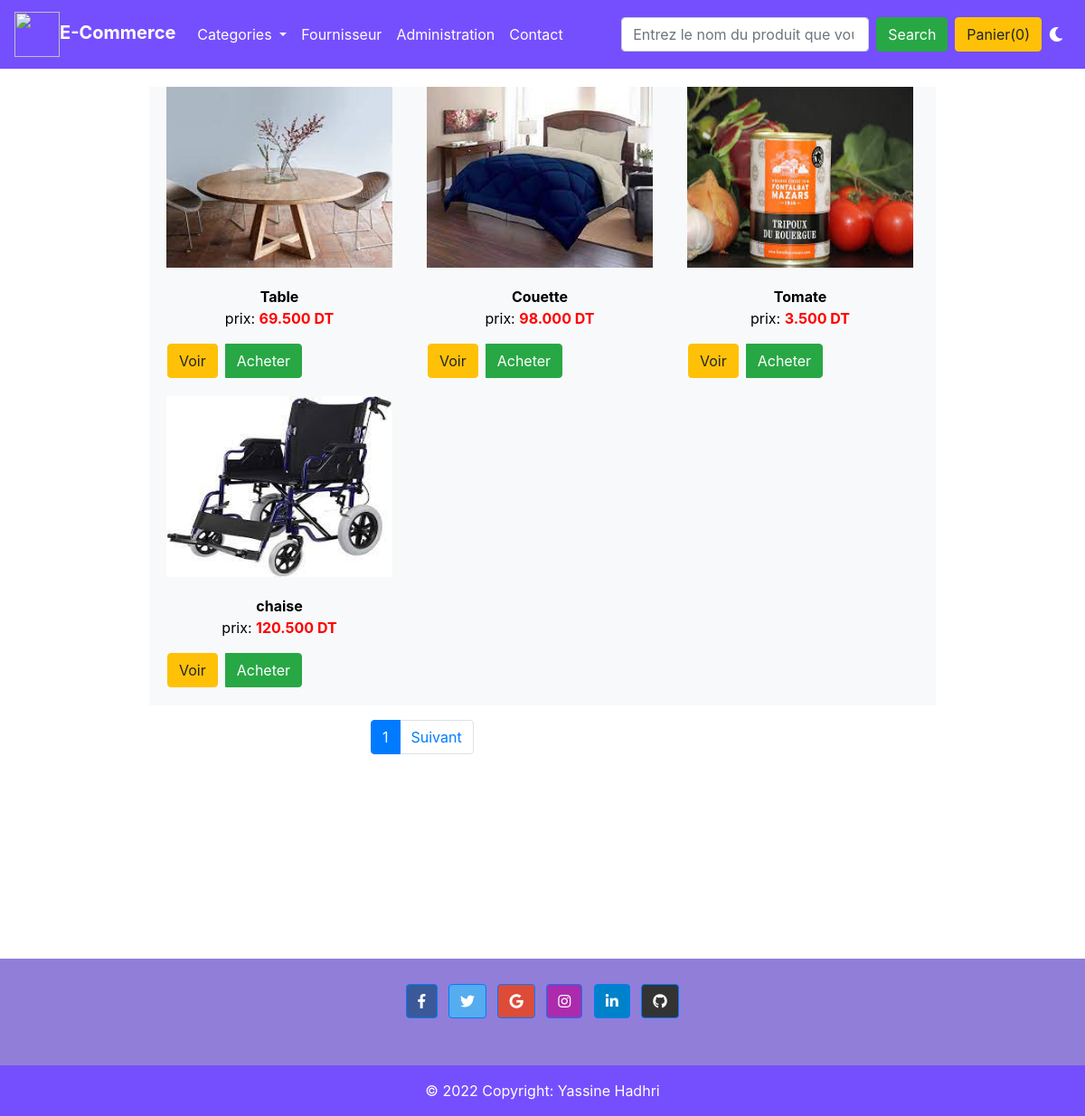
The app's page /magasin/ with its own data.
### magasin/models.py (models this page shows, shortened)
class Produit(models.Model):
    TYPE_CHOICES=[('Enf','Enfant'),('Ad','Adulte'),('tout','Tout le monde')]
    libelle=models.CharField(max_length=255)
    description=models.TextField()
    prix=models.DecimalField(max_digits=10,decimal_places=3,default=0.000)
    type=models.CharField(max_length=200,choices=TYPE_CHOICES,default='tout')
    img=models.ImageField(blank=True)
    categorie= models.ForeignKey('Categorie',on_delete=models.CASCADE,null=True)
    fournisseur=models.ForeignKey('Fournisseur', on_delete=models.CASCADE,null=True)

### magasin/views.py (the view)
# urls.py: path('',views.index),
def index(request):
    template=loader.get_template('magasin/search.html')
    products=Produit.objects.all()
    item_name = request.GET.get('item-name')
    if item_name !='' and item_name is not None:
        products = Produit.objects.filter(libelle__icontains=item_name)
    paginator = Paginator(products, 4)
    page = request.GET.get('page')
    products = paginator.get_page(page)
    return HttpResponse(template.render( { 'products':products} ))

### magasin/templates/magasin/search.html (shortened to what this page needs)
{% extends 'magasin/base.html' %}
{% block content %}
		<div id='products' style="text-align: center;margin-right: 15%;margin-left: 15%;margin-top: 20px;">
			<div class="row  bg-light">
				{% for product in products %}
				<div  id={{product.id}} style="text-align: center;  width: 18rem;">
					<img  src="{{product.img.url}}" style="height:200px ;width:250px" alt="Card image cap">
					<div class="card-body">
						<strong><p class="card-text">{{product.libelle}}</p></strong>
						<p >prix: <b style="color: red;">{{product.prix}} DT</b></p>
						<div class="d-flex justify-content-between align-items-center">
						  <div class="btn-group">
							<a href="{{ product.id }}"><button type="button" class="btn  btn-warning  mr-sm-2">Voir</button></a>
							<button type="button" id="{{ product.id }}" class="btn btn-success  mr-sm-2">Acheter</button>
						  </div>
						</div>
					  </div>
				</div>
				{% endfor %}
			</div>
		</div>
<div class="row mt-3">
	<div class="col-md-3 offset-md-4">
		<ul class="pagination">
				<li class="page-item active">
					<a class="page-link" href="?page={{ products.number }}">{{ products.number }}</a>
				</li>
			{% if products.has_next %}
				<li class="page-item">
					<a class="page-link" href="?page={{ products.next_page_number }}">Suivant</a>
				</li>
			{% endif %}
		</ul>
	</div>
</div>
{% endblock %}

### magasin/templates/magasin/base.html (shortened to what this page needs)
{% load static %}
<!doctype html>
<html lang="en">
<head>
  <link rel="stylesheet" href="https://maxcdn.bootstrapcdn.com/bootstrap/4.0.0/css/bootstrap.min.css"
>
</head>
<body>
<nav class="one-edge-shadow
  navbar navbar-light
  sticky-top navbar
  navbar-expand-lg
  text-white">
    <a class="navbar-brand ms-3 text-dark " href="/magasin">
    <link rel="stylesheet" href="https://use.fontawesome.com/releases/v5.7.0/css/all.css">
    <img src="https://www.freepnglogos.com/uploads/shopping-cart-png/shopping-cart-svg-png-icon-download-28.png" style="width:50px;height:50px;color:text-light;"><strong style="color:white;">E-Commerce</strong></a>
    <div class="collapse navbar-collapse" id="navbarSupportedContent">
      <ul class="navbar-nav mr-auto">
        <li class="nav-item dropdown">
          <a class="nav-link dropdown-toggle" style="color: white;" href="/magasin" id="navbarDropdownMenuLink" data-toggle="dropdown" aria-haspopup="true" aria-expanded="false">
            Categories<span class="sr-only">(current)</span>
          </a>
        </li>
        <li class="nav-item active">
          <a class="nav-link" style="color: white;" href="{% url 'ListeFourn' %}">Fournisseur <span class="sr-only">(current)</span></a>
        </li>
        <li class="nav-item active">
            <a class="nav-link"  style="color: white;" href="/admin">Administration <span class="sr-only">(current)</span></a>
        </li>
        <li class="nav-item active">
          <a class="nav-link"  style="color: white;" href="/contact">Contact <span class="sr-only">(current)</span></a>
      </li>
      </ul>
      <form class="form-inline ">
        <input class="form-control mr-sm-2" type="search" placeholder="Entrez le nom du produit que vous cherchez" name="item-name" aria-label="Search">
        <button class=" btn btn-success mr-sm-2" type="submit">Search</button>
        <button type="button"id="panier" class="btn btn-warning mr-sm-2"data-html="true" data-container="body" data-toggle="popover" data-placement="bottom" data-content="Vivamus
        sagittis lacus vel augue laoreet rutrum faucibus.">Panier(0)</button>
        <i class="fas fa-moon mr-sm-2" onclick="myFunction()"></i>
      </form>
    </div>
  </nav>
  {% block content %}{% endblock %}
  <footer class=" text-center text-white" style="background-color: #917ed8;    margin-top: 210px;  ">
    <div class="container p-4 pb-0">
      <section class="mb-4">
        <a
          class="btn btn-primary btn-floating m-1"
          style="background-color: #3b5998;"
          href="#!"
          role="button"
          ><i class="fab fa-facebook-f"></i
        ></a>
        <a
          class="btn btn-primary btn-floating m-1"
          style="background-color: #55acee;"
          href="#!"
          role="button"
          ><i class="fab fa-twitter"></i
        ></a>
        <a
          class="btn btn-primary btn-floating m-1"
          style="background-color: #dd4b39;"
          href="#!"
          role="button"
          ><i class="fab fa-google"></i
        ></a>
        <a
          class="btn btn-primary btn-floating m-1"
          style="background-color: #ac2bac;"
          href="#!"
          role="button"
          ><i class="fab fa-instagram"></i
        ></a>
        <a
          class="btn btn-primary btn-floating m-1"
          style="background-color: #0082ca;"
          href="#!"
          role="button"
          ><i class="fab fa-linkedin-in"></i
        ></a>
        <a
          class="btn btn-primary btn-floating m-1"
          style="background-color: #333333;"
          href="#!"
          role="button"
          ><i class="fab fa-github"></i
        ></a>
      </section>
  </div>
  <div class="text-center p-3" style="background-color: #754ffe;">
      © 2022 Copyright:
      <a class="text-white" href="https://mdbootstrap.com/">Yassine Hadhri</a>
    </div>
    </footer>
</body>
</html>

### magasin/templates/magasin/base.html (style rules this page uses)
nav { background-color: #754ffe; }
body { background-color: white; color: black; }

### records on screen
Produit: {{ product.id }} 1 (drawn), img (picture), libelle "Table", prix "69.500"
Produit: img (picture), libelle "Couette", prix "98.000"
Produit: img (picture), libelle "Tomate", prix "3.500"
Produit: img (picture), libelle "chaise", prix "120.500"

### other values on screen
{{ products.number }} "1"
